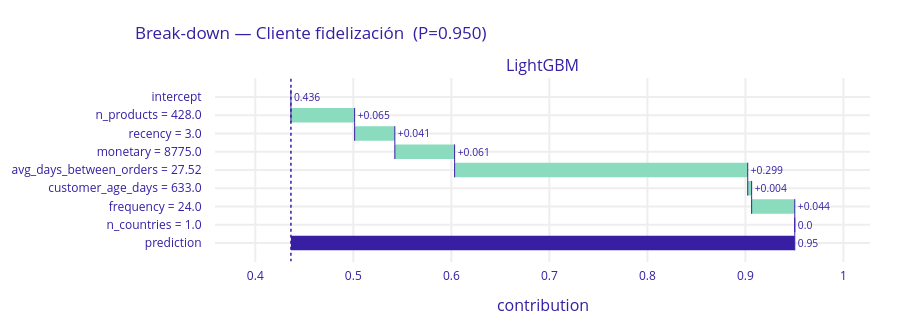

Notebook cell for this chart:
### Code cell
# Break-down - Cliente de alta probabilidad (candidato a fidelización)
bd_high = explainer.predict_parts(
    X_test_feats.iloc[[idx_high]],
    type='break_down'
)
bd_high.plot(title=f'Break-down — Cliente fidelización  (P={y_prob_opt_full[idx_high]:.3f})')

### Figure 1 — Plotly figure (JSON) as saved in the notebook; plotly's stock layout.template omitted (floating-point values rounded to 4 significant figures)
{"data": [{"base": 0.4364, "connector": {"line": {"color": "#371ea3", "dash": "solid", "width": 1}, "mode": "spanning"}, "decreasing": {"marker": {"color": "#f05a71"}}, "hoverinfo": "text+delta", "hoverlabel": {"bgcolor": "rgba(0,0,0,0.8)"}, "hovertext": ["Average response: 0.436<br>Prediction: 0.95", "n_products = 428.0<br>increases average response by", "recency = 3.0<br>increases average response by", "monetary = 8775.0<br>increases average response by", "avg_days_between_orders = 27.52<br>increases average response by", "customer_age_days = 633.0<br>increases average response by", "frequency = 24.0<br>increases average response by", "n_countries = 1.0<br>decreases average response by", "Average response: 0.436<br>Prediction: 0.95"], "increasing": {"marker": {"color": "#8bdcbe"}}, "measure": ["relative", "relative", "relative", "relative", "relative", "relative", "relative", "relative", "total"], "orientation": "h", "showlegend": false, "text": ["0.436", "+0.065", "+0.041", "+0.061", "+0.299", "+0.004", "+0.044", "0.0", "0.95"], "textposition": "outside", "totals": {"marker": {"color": "#371ea3"}}, "type": "waterfall", "x": [0, 0.065, 0.041, 0.061, 0.299, 0.004, 0.044, 0, 0.514], "xaxis": "x", "y": ["intercept", "n_products = 428.0", "recency = 3.0", "monetary = 8775.0", "avg_days_between_orders = 27.52", "customer_age_days = 633.0", "frequency = 24.0", "n_countries = 1.0", "prediction"], "yaxis": "y"}], "layout": {"annotations": [{"font": {"size": 16}, "showarrow": false, "text": "LightGBM", "x": 0.5, "xanchor": "center", "xref": "paper", "y": 1, "yanchor": "bottom", "yref": "paper"}, {"font": {"size": 16}, "showarrow": false, "text": "contribution", "x": 0.5, "xanchor": "center", "xref": "paper", "y": 0, "yanchor": "top", "yref": "paper", "yshift": -30}], "font": {"color": "#371ea3"}, "height": 333, "margin": {"b": 71, "r": 30, "t": 78}, "shapes": [{"line": {"color": "#371ea3", "dash": "dot", "width": 1.5}, "type": "line", "x0": 0.4364, "x1": 0.4364, "xref": "x", "y0": -1, "y1": 9, "yref": "y"}], "title": {"text": "Break-down — Cliente fidelización  (P=0.950)", "x": 0.15}, "xaxis": {"anchor": "y", "automargin": true, "domain": [0, 1], "fixedrange": true, "gridwidth": 2, "range": [0.3589, 1.027], "tickcolor": "white", "ticklen": 3, "ticks": "outside", "type": "linear", "zeroline": false}, "yaxis": {"anchor": "x", "automargin": true, "autorange": "reversed", "domain": [0, 1], "fixedrange": true, "gridwidth": 2, "tickcolor": "white", "ticklen": 10, "ticks": "outside", "type": "category"}}}
